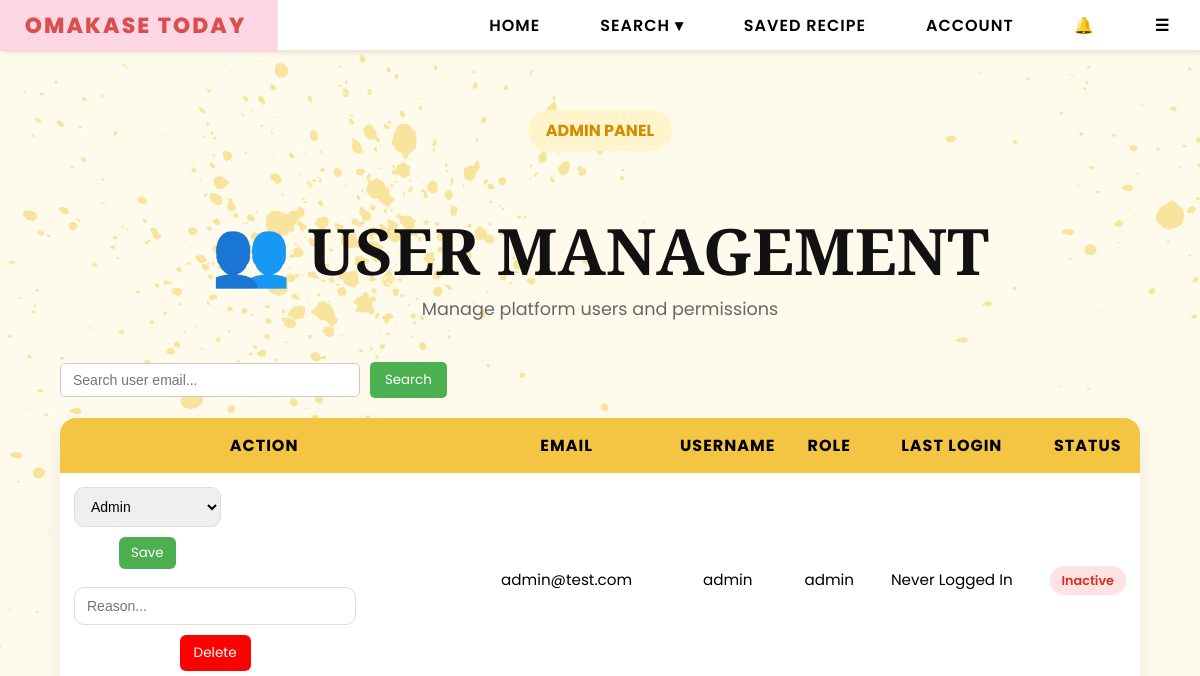
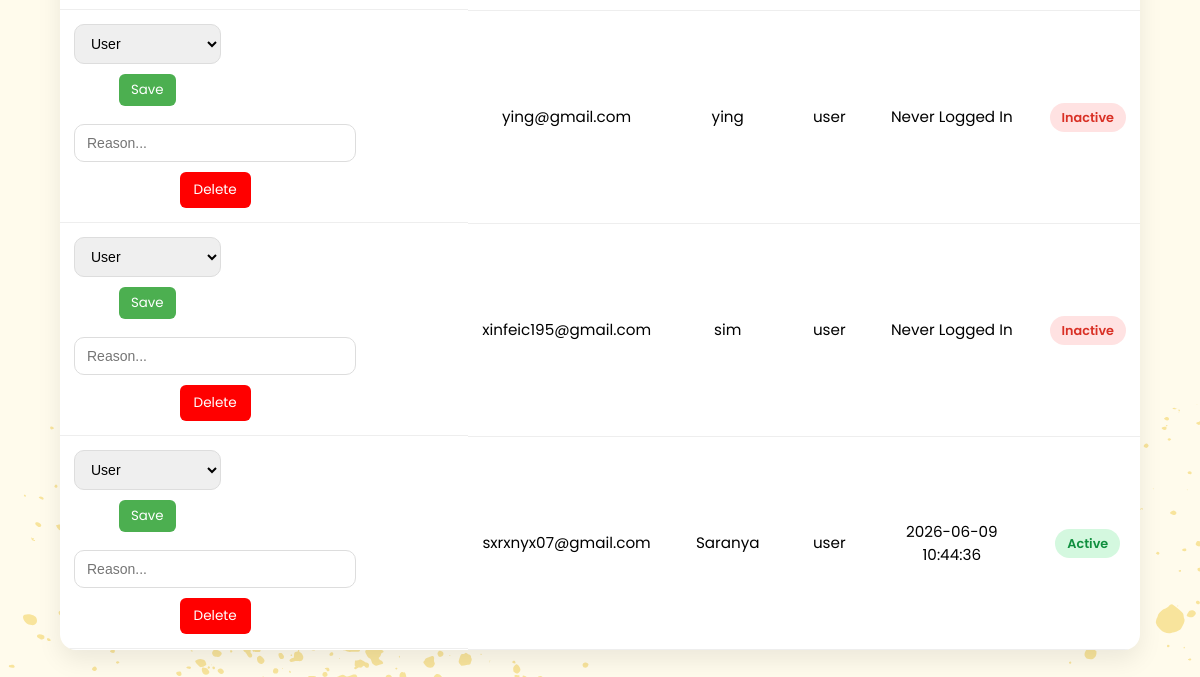
Before: /admin/users (signed in) with the older database file (2 pictures, top to bottom).
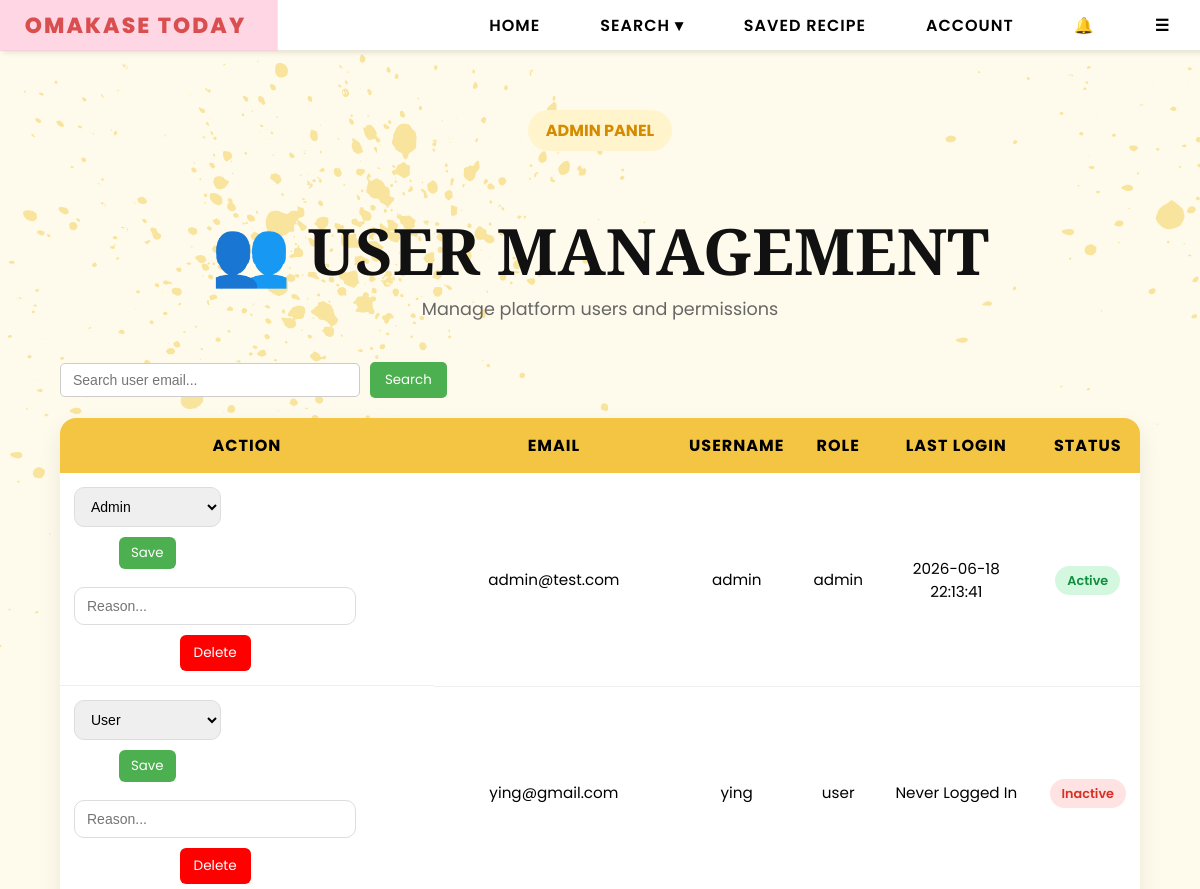
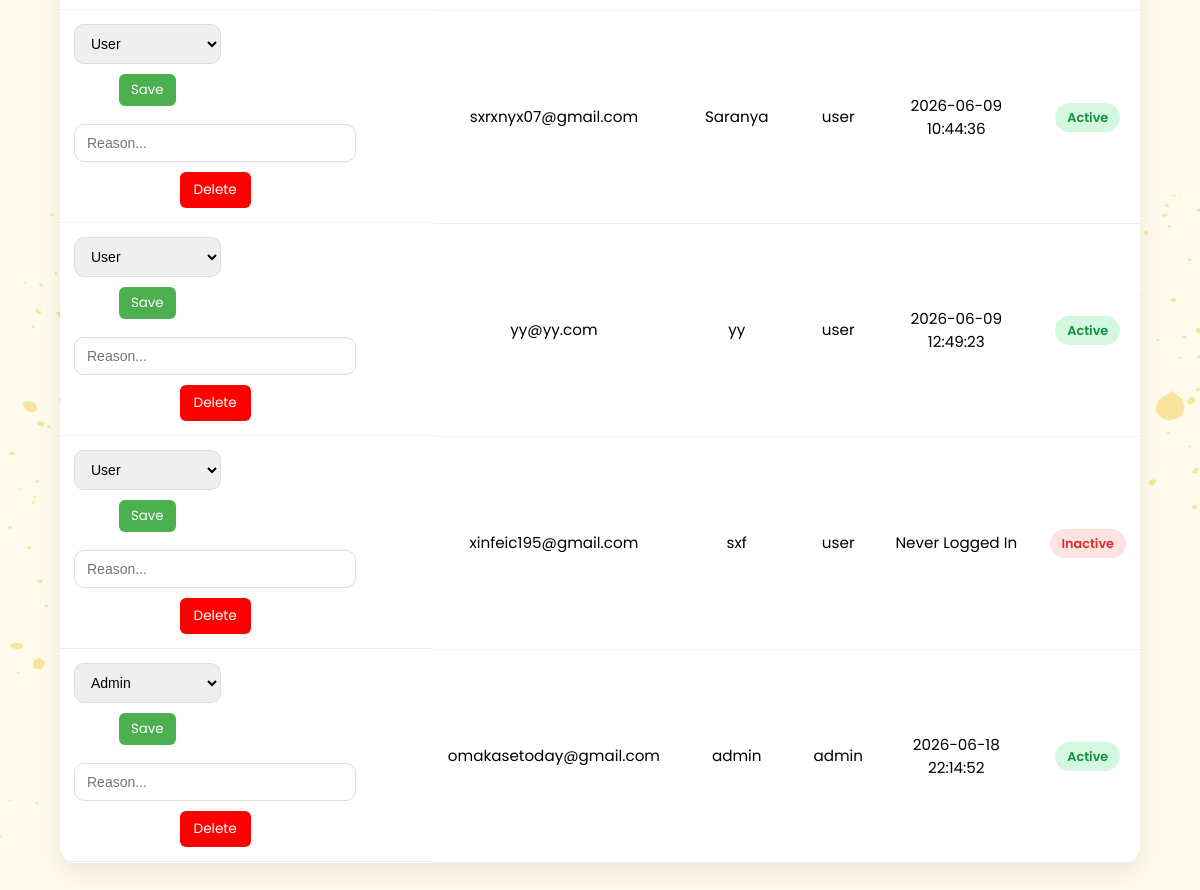
After: the same page with the newer database file (2 pictures, top to bottom).
### tables this page shows
CREATE TABLE users (
        email TEXT PRIMARY KEY,
        username TEXT,
        password TEXT,
        bio TEXT,
        profile_pic TEXT,
        role TEXT DEFAULT 'user'
    , reset_token TEXT, reset_used INTEGER DEFAULT 0, reset_viewed INTEGER DEFAULT 0, last_login TEXT);

### app.py (the view)
@app.route("/admin/users")
def admin_users():
    if session.get("role") != "admin":
        return "403 Forbidden"
    conn = sqlite3.connect(DB_PATH)
    c = conn.cursor()
    c.execute("""
        SELECT email,
            username,
            role,
            last_login
        FROM users
    """)
    users = c.fetchall()
    conn.close()
    six_months_ago = (
            datetime.now() - timedelta(days=180)
        )
    processed_users = []
    for user in users:
        status = "Inactive"
        if user[3]:
            try:
                last_login = datetime.strptime(
                    user[3],
                    "%Y-%m-%d %H:%M:%S"
                )
                if last_login > six_months_ago:
                    status = "Active"
            except:
                status = "Inactive"
        processed_users.append(
            (
                user[0],  # email
                user[1],  # username
                user[2],  # role
                user[3],  # last_login
                status    # active/inactive
            )
        )
    return render_template(
        "admin_users.html",
        users=processed_users
    )

### templates/admin_users.html (shortened to what this page needs)
{% extends "base.html" %}
{% block content %}
<div class="admin-users-wrapper">
    <div class="page-hero">
        <span class="hero-tag">
            ADMIN PANEL
        </span>
        <h1 class="page-title">
            👥 USER MANAGEMENT
        </h1>
        <p class="page-subtitle">
            Manage platform users and permissions
        </p>
    </div>
    <div class="admin-controls">
        <input type="text" id="userSearch" class="search-input"
            placeholder="Search user email...">
        <button onclick="filterUsers()" class="search-btn">
            Search
        </button>
    </div>
    <table class="users-table">
        <thead>
            <tr>
                <th>ACTION</th>
                <th>EMAIL</th>
                <th>USERNAME</th>
                <th>ROLE</th>
                <th>LAST LOGIN</th>
                <th>STATUS</th>
            </tr>
        </thead>
        <tbody id="userBody">
            {% for u in users %}
            <tr>
                <td style="display:flex; gap:8px; flex-wrap:wrap;">
                    <form action="/admin/users/update/{{ u[0] }}" method="POST">
                        <select name="role">
                            <option value="user" {% if u[2]=='user' %}selected{% endif %}>User</option>
                            <option value="admin" {% if u[2]=='admin' %}selected{% endif %}>Admin</option>
                        </select>
                        <button type="submit" class="update-btn">Save</button>
                    </form>
                    <form action="/admin/delete/{{ u[0] }}" method="POST"
                          onsubmit="return confirmDelete(this)">
                        <input type="text" name="reason"
                               placeholder="Reason..."
                               required
                               class="reason-input">
                        <button type="submit" class="delete-btn">
                            Delete
                        </button>
                    </form>
                </td>
                <td>{{ u[0] }}</td>
                <td>{{ u[1] }}</td>
                <td>{{ u[2] }}</td>
                <td>
                    {% if u[3] %}
                        {{ u[3] }}
                    {% else %}
                        Never Logged In
                    {% endif %}
                </td>
                <td>
                    <span class="
                        status-badge
                        {% if u[4] == 'Active' %}
                            active-status
                        {% else %}
                            inactive-status
                        {% endif %}
                    ">
                        {{ u[4] }}
                    </span>
                </td>
            </tr>
            {% endfor %}
        </tbody>
    </table>
</div>
{% endblock %}

### templates/base.html (shortened to what this page needs)
<!DOCTYPE html>
<html lang="en">
<head>
    <link rel="stylesheet" href="{{ url_for('static', filename='css/style.css') }}">
</head>
<body>
<nav>
    <ul>
        <li><a href="{{ url_for('home') }}">Omakase Today</a></li>
        <li class="hideOnMobile"><a href="{{ url_for('home') }}">HOME</a></li>
        <li class="hideOnMobile dropdown">
            <a href="javascript:void(0)" class="dropbtn">SEARCH ▾</a>
        </li>
        <li class="hideOnMobile"><a href="{{ url_for('saved_recipes') }}">SAVED RECIPE</a></li>
        <li class="hideOnMobile"><a href="{{ url_for('profile') }}">ACCOUNT</a></li>
        <li class="notif-wrapper">
            <a href="#" class="notif-icon" onclick="toggleNotif(event)">
                🔔
            </a>
        </li>
        <li class="menu-button" onclick=showSidebar()><a href="#">☰</a></li>
    </ul>
</nav>
{% block content %}{% endblock %}
</body>
</html>

Changed rows visible on the page:
changed users "admin@test.com": last_login (not shown) → "2026-06-18 22:13:41"; u "Inactive" → "Active"; no longer shows "Never Logged In"
shown differently, row unchanged: users "sxrxnyx07@gmail.com": moves up the list
added users: role "User", email "yy@yy.com", username "yy", role "user", last_login "2026-06-09 12:49:23", u "Active"
changed users "xinfeic195@gmail.com": username "sim" → "sxf"
added users: role "Admin", email "omakasetoday@gmail.com", username "admin", role "admin", last_login "2026-06-18 22:14:52", u "Active"
